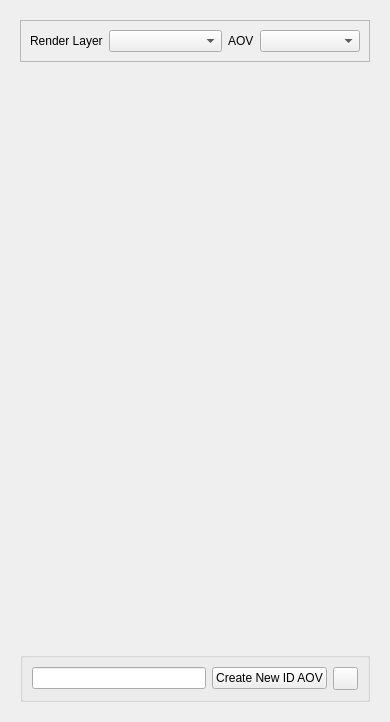
<?xml version="1.0" encoding="UTF-8"?>
<ui version="4.0">
 <class>Form</class>
 <widget class="QWidget" name="Form">
  <property name="geometry">
   <rect>
    <x>0</x>
    <y>0</y>
    <width>386</width>
    <height>722</height>
   </rect>
  </property>
  <property name="windowTitle">
   <string>ID Manager Tree</string>
  </property>
  <layout class="QVBoxLayout" name="verticalLayout">
   <item>
    <widget class="QWidget" name="wg_main" native="true">
     <layout class="QVBoxLayout" name="verticalLayout_3">
      <item>
       <widget class="QFrame" name="frame">
        <property name="sizePolicy">
         <sizepolicy hsizetype="Minimum" vsizetype="Fixed">
          <horstretch>0</horstretch>
          <verstretch>0</verstretch>
         </sizepolicy>
        </property>
        <property name="minimumSize">
         <size>
          <width>350</width>
          <height>0</height>
         </size>
        </property>
        <property name="frameShape">
         <enum>QFrame::StyledPanel</enum>
        </property>
        <property name="frameShadow">
         <enum>QFrame::Raised</enum>
        </property>
        <layout class="QHBoxLayout" name="horizontalLayout_2">
         <item>
          <widget class="QLabel" name="lbl_layers">
           <property name="sizePolicy">
            <sizepolicy hsizetype="Fixed" vsizetype="Preferred">
             <horstretch>0</horstretch>
             <verstretch>0</verstretch>
            </sizepolicy>
           </property>
           <property name="text">
            <string>Render Layer</string>
           </property>
          </widget>
         </item>
         <item>
          <widget class="QComboBox" name="cb_layers">
           <property name="sizePolicy">
            <sizepolicy hsizetype="Preferred" vsizetype="Fixed">
             <horstretch>0</horstretch>
             <verstretch>0</verstretch>
            </sizepolicy>
           </property>
           <property name="minimumSize">
            <size>
             <width>100</width>
             <height>0</height>
            </size>
           </property>
          </widget>
         </item>
         <item>
          <widget class="QLabel" name="lbl_aov">
           <property name="sizePolicy">
            <sizepolicy hsizetype="Fixed" vsizetype="Preferred">
             <horstretch>0</horstretch>
             <verstretch>0</verstretch>
            </sizepolicy>
           </property>
           <property name="text">
            <string>AOV</string>
           </property>
          </widget>
         </item>
         <item>
          <widget class="QComboBox" name="cb_AOV">
           <property name="sizePolicy">
            <sizepolicy hsizetype="Fixed" vsizetype="Fixed">
             <horstretch>0</horstretch>
             <verstretch>0</verstretch>
            </sizepolicy>
           </property>
           <property name="minimumSize">
            <size>
             <width>100</width>
             <height>0</height>
            </size>
           </property>
          </widget>
         </item>
        </layout>
       </widget>
      </item>
      <item>
       <widget class="QWidget" name="wgList" native="true">
        <property name="minimumSize">
         <size>
          <width>350</width>
          <height>0</height>
         </size>
        </property>
        <layout class="QHBoxLayout" name="horizontalLayout_4">
         <item>
          <layout class="QVBoxLayout" name="lyAovList"/>
         </item>
        </layout>
       </widget>
      </item>
      <item>
       <widget class="QGroupBox" name="grp_options">
        <property name="sizePolicy">
         <sizepolicy hsizetype="Preferred" vsizetype="Fixed">
          <horstretch>0</horstretch>
          <verstretch>0</verstretch>
         </sizepolicy>
        </property>
        <property name="minimumSize">
         <size>
          <width>0</width>
          <height>50</height>
         </size>
        </property>
        <property name="title">
         <string/>
        </property>
        <layout class="QVBoxLayout" name="verticalLayout_4">
         <item>
          <layout class="QHBoxLayout" name="ly_newId">
           <item>
            <widget class="QLineEdit" name="le_idName"/>
           </item>
           <item>
            <widget class="QPushButton" name="btn_newId">
             <property name="text">
              <string>Create New ID AOV</string>
             </property>
            </widget>
           </item>
           <item>
            <widget class="QPushButton" name="btn_refresh">
             <property name="sizePolicy">
              <sizepolicy hsizetype="Fixed" vsizetype="Fixed">
               <horstretch>20</horstretch>
               <verstretch>20</verstretch>
              </sizepolicy>
             </property>
             <property name="maximumSize">
              <size>
               <width>25</width>
               <height>25</height>
              </size>
             </property>
             <property name="text">
              <string/>
             </property>
            </widget>
           </item>
          </layout>
         </item>
        </layout>
       </widget>
      </item>
     </layout>
    </widget>
   </item>
  </layout>
 </widget>
 <resources/>
 <connections/>
</ui>
